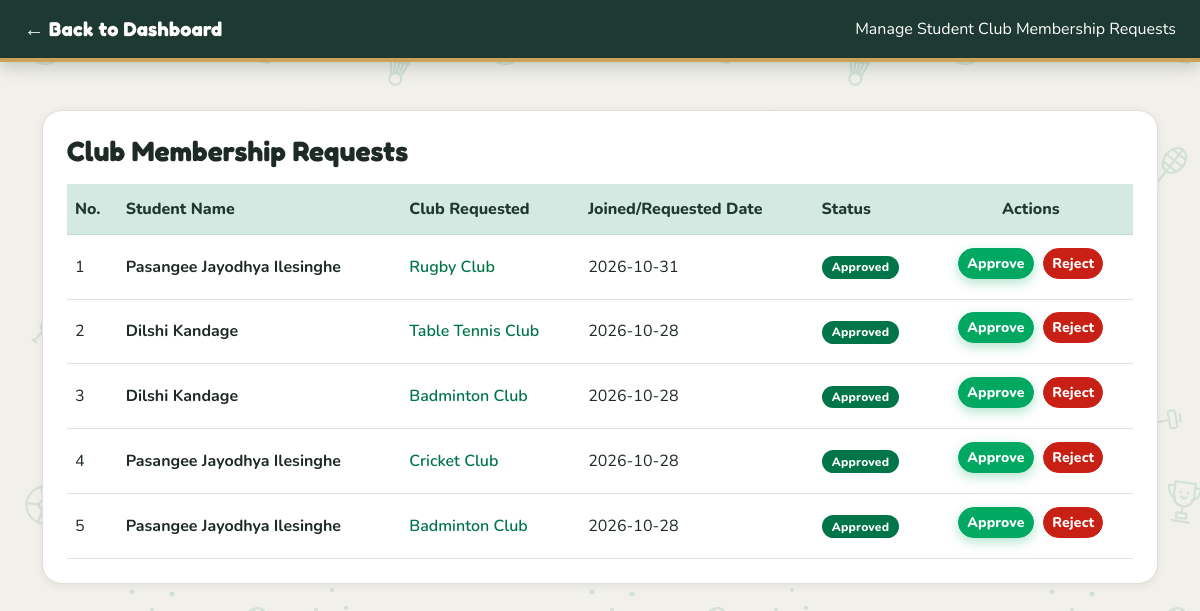
The app's page /admin/manage_club_memberships.php (signed in) with its own data.
### tables this page shows
CREATE TABLE `club_memberships` (
  `id` int(11) NOT NULL,
  `student_name` varchar(100) NOT NULL,
  `club_id` int(11) NOT NULL,
  `joined_date` date DEFAULT NULL,
  `status` varchar(50) DEFAULT 'Pending',
  `student_id` varchar(50) NOT NULL
);

CREATE TABLE `clubs` (
  `id` int(11) NOT NULL,
  `club_name` varchar(100) NOT NULL,
  `description` text DEFAULT NULL,
  `category` varchar(50) DEFAULT NULL,
  `master_in_charge` varchar(100) DEFAULT NULL,
  `mistress_in_charge` varchar(100) DEFAULT NULL,
  `venue` varchar(100) DEFAULT NULL,
  `email` varchar(100) DEFAULT NULL,
  `img1` varchar(255) DEFAULT NULL,
  `img2` varchar(255) DEFAULT NULL,
  `img3` varchar(255) DEFAULT NULL,
  `recent_results` text DEFAULT NULL,
  `banner_img` varchar(255) DEFAULT NULL
);

### admin/manage_club_memberships.php (the view, shortened to what this page needs)
<?php
include '../db.php';
require_once '../csrf.php';
?>
<!DOCTYPE html>
<html lang="en">
<head>
    <link href="https://cdn.jsdelivr.net/npm/bootstrap@5.3.0/dist/css/bootstrap.min.css" rel="stylesheet">
    <link rel="stylesheet" href="../style.css">
</head>
<body class="bg-light">
    <nav class="navbar navbar-dark bg-dark px-4 shadow-sm">
        <a class="navbar-brand fw-bold" href="dashboard.php">← Back to Dashboard</a>
        <span class="text-white">Manage Student Club Membership Requests</span>
    </nav>
    <div class="container my-5">
        <div class="card shadow-sm border-0 rounded-4 p-4 bg-white">
            <h3 class="fw-bold mb-3">Club Membership Requests</h3>
            <div class="table-responsive">
                <table class="table table-hover align-middle mb-0">
                    <thead class="table-light">
                        <tr>
                            <th>No.</th>
                            <th>Student Name</th>
                            <th>Club Requested</th>
                            <th>Joined/Requested Date</th>
                            <th>Status</th>
                            <th class="text-center">Actions</th>
                        </tr>
                    </thead>
                    <tbody>
                        <?php
                        $query = "SELECT cm.id, cm.student_name, cm.joined_date, cm.status, c.club_name
                                  FROM club_memberships cm
                                  JOIN clubs c ON cm.club_id = c.id
                                  ORDER BY cm.id DESC";
                        $result = $conn->query($query);
                        if ($result && $result->num_rows > 0) {
                            $row_no = 1;
                            while($row = $result->fetch_assoc()) {
                                $display_no = $row_no++;
                                $badgeColor = 'bg-warning text-dark';
                                if($row['status'] == 'Approved') $badgeColor = 'bg-success';
                                echo '<tr>
                                        <td>' . $display_no . '</td>
                                        <td class="fw-bold">' . htmlspecialchars($row['student_name']) . '</td>
                                        <td class="text-primary fw-semibold">' . htmlspecialchars($row['club_name']) . '</td>
                                        <td>' . htmlspecialchars($row['joined_date']) . '</td>
                                        <td><span class="badge ' . $badgeColor . '">' . $row['status'] . '</span></td>
                                        <td class="text-center">
                                            ' . post_btn('manage_club_memberships.php', ['action'=>'approve','id'=>$row['id']], 'Approve', 'btn btn-success btn-sm px-2 me-1', '') . '
                                            ' . post_btn('manage_club_memberships.php', ['action'=>'reject','id'=>$row['id']], 'Reject', 'btn btn-danger btn-sm px-2', 'Reject/Remove this membership request?') . '
                                        </td>
                                     </tr>';
                            }
                        } else {
                            echo '<tr><td colspan="6" class="text-center text-muted py-4">No membership requests found yet.</td></tr>';
                        }
                        ?>
                    </tbody>
                </table>
            </div>
        </div>
    </div>
</body>
</html>

### csrf.php (shortened to what this page needs)
<?php
function csrf_token() {
    return $_SESSION['csrf_token'];
}
function csrf_field() {
    return '<input type="hidden" name="csrf_token" value="' . htmlspecialchars(csrf_token(), ENT_QUOTES) . '">';
}
function post_btn($url, array $fields, $label, $class, $confirm = '') {
    $html = '<form method="POST" action="' . htmlspecialchars($url, ENT_QUOTES) . '" class="d-inline"';
    if ($confirm !== '') {
        $html .= ' onsubmit="return confirm(' . htmlspecialchars(json_encode($confirm), ENT_QUOTES) . ');"';
    }
    $html .= '>' . csrf_field();
    foreach ($fields as $name => $value) {
        $html .= '<input type="hidden" name="' . htmlspecialchars($name, ENT_QUOTES) . '" value="' . htmlspecialchars((string)$value, ENT_QUOTES) . '">';
    }
    $html .= '<button type="submit" class="' . htmlspecialchars($class, ENT_QUOTES) . '">' . htmlspecialchars($label) . '</button></form>';
    return $html;
}

### style.css (style rules this page uses)
:root { --house: #1E3932; --uplift: #2B5148; --green: #00754A; --green-dark: #006241; --green-deep: #004E34; --bright: #00A862; --bright-dark:#008F53; --mint: #D4E9E2; --cream: #F2F0EB; --ceramic: #EDEBE9; --gold: #CBA258; --gold-soft: #F6EBD0; --red: #C82014; --text: #1E2A26; --muted: #5F6F69; --border: #E3DFD6; --radius: 20px; --shadow-sm: 0 2px 8px rgba(30, 57, 50, .08); --shadow-md: 0 12px 30px rgba(30, 57, 50, .16); --font-head: "Fredoka", "Nunito", "Segoe UI", system-ui, sans-serif; --font-body: "Nunito", "Segoe UI", Helvetica, Arial, system-ui, sans-serif; --bs-primary: #00754A; --bs-primary-rgb: 0, 117, 74; --bs-success: #00A862; --bs-success-rgb: 0, 168, 98; --bs-info: #2B5148; --bs-info-rgb: 43, 81, 72; --bs-warning: #CBA258; --bs-warning-rgb: 203, 162, 88; --bs-danger: #C82014; --bs-danger-rgb: 200, 32, 20; --bs-dark: #1E3932; --bs-dark-rgb: 30, 57, 50; --bs-link-color: #00754A; --bs-link-hover-color: #004E34; --bs-body-font-family: var(--font-body); --bs-body-color: #1E2A26; }
body { background-color: var(--cream) !important; background-image: url("images/doodles/pattern-light.svg"); background-size: 460px 460px; color: var(--text); font-family: var(--font-body); }
h1, h2, h3, h4, h5, h6 { font-family: var(--font-head); font-weight: 600; letter-spacing: .005em; color: inherit; }
.btn { background-image: none !important; }
a { text-decoration-color: rgba(0, 117, 74, .35); }
.text-primary { color: var(--green) !important; }
.bg-light { background-color: var(--cream) !important; }
.bg-white { background-color: #fff !important; }
.navbar, .navbar.bg-primary, .navbar.bg-dark { background: var(--house) !important; box-shadow: 0 4px 16px rgba(30, 57, 50, .25) !important; border-bottom: 4px solid var(--gold); flex-wrap: wrap; padding-top: .55rem; padding-bottom: .55rem; }
.navbar-brand { display: inline-flex; align-items: center; gap: .6rem; color: #fff !important; font-family: var(--font-head); font-weight: 600; letter-spacing: .01em; }
.btn { border-radius: 999px; font-family: var(--font-body); font-weight: 800; letter-spacing: .01em; padding-left: 1.15rem; padding-right: 1.15rem; transition: transform .15s ease, box-shadow .15s ease, background .15s ease; }
.btn-sm { padding-left: .85rem; padding-right: .85rem; }
.btn-success { --bs-btn-color: #fff; --bs-btn-hover-color: #fff; --bs-btn-active-color: #fff; --bs-btn-bg: var(--bright); --bs-btn-border-color: var(--bright); --bs-btn-hover-bg: var(--bright-dark); --bs-btn-hover-border-color: var(--bright-dark); --bs-btn-active-bg: var(--bright-dark); --bs-btn-active-border-color: var(--bright-dark); --bs-btn-disabled-bg: var(--bright); --bs-btn-disabled-border-color: var(--bright); box-shadow: 0 4px 12px rgba(0, 168, 98, .30); }
.btn-danger { --bs-btn-bg: var(--red); --bs-btn-border-color: var(--red); --bs-btn-hover-bg: #a41a10; --bs-btn-hover-border-color: #a41a10; }
.card { border: 1px solid var(--border) !important; border-radius: var(--radius) !important; box-shadow: var(--shadow-sm) !important; transition: transform .2s ease, box-shadow .2s ease; }
.table { --bs-table-hover-bg: #F7F5EF; }
.table > thead.table-light > tr > th, .table-light { background-color: var(--mint) !important; color: var(--house) !important; border-color: #bfdcd1 !important; }
.table > thead th { font-weight: 800; white-space: nowrap; font-family: var(--font-body); }
.table td, .table th { padding-top: .8rem; padding-bottom: .8rem; }
.badge { border-radius: 999px; font-weight: 800; letter-spacing: .02em; padding: .45em .85em; }
.badge.bg-success { background-color: var(--green) !important; color: #fff !important; }
html { -webkit-text-size-adjust: 100%; }
body { overflow-x: hidden; }
.table td > a.btn, .table td > form.d-inline { display: inline-block !important; margin: 0 .35rem .45rem 0 !important; vertical-align: middle; }
.table td.text-center > a.btn, .table td.text-center > form.d-inline { margin: 0 .175rem .45rem !important; }
.table td > form.d-inline > .btn { margin: 0 !important; }

### records on screen
club_memberships: display_no "1", student_name "Pasangee Jayodhya Ilesinghe", club.club_name "Rugby Club", joined_date "2026-10-31", status "Approved", label "Approve Reject"
club_memberships: display_no "2", student_name "Dilshi Kandage", club.club_name "Table Tennis Club", joined_date "2026-10-28", status "Approved", label "Approve Reject"
club_memberships: display_no "3", student_name "Dilshi Kandage", club.club_name "Badminton Club", joined_date "2026-10-28", status "Approved", label "Approve Reject"
club_memberships: display_no "4", student_name "Pasangee Jayodhya Ilesinghe", club.club_name "Cricket Club", joined_date "2026-10-28", status "Approved", label "Approve Reject"
club_memberships: display_no "5", student_name "Pasangee Jayodhya Ilesinghe", club.club_name "Badminton Club", joined_date "2026-10-28", status "Approved", label "Approve Reject"
